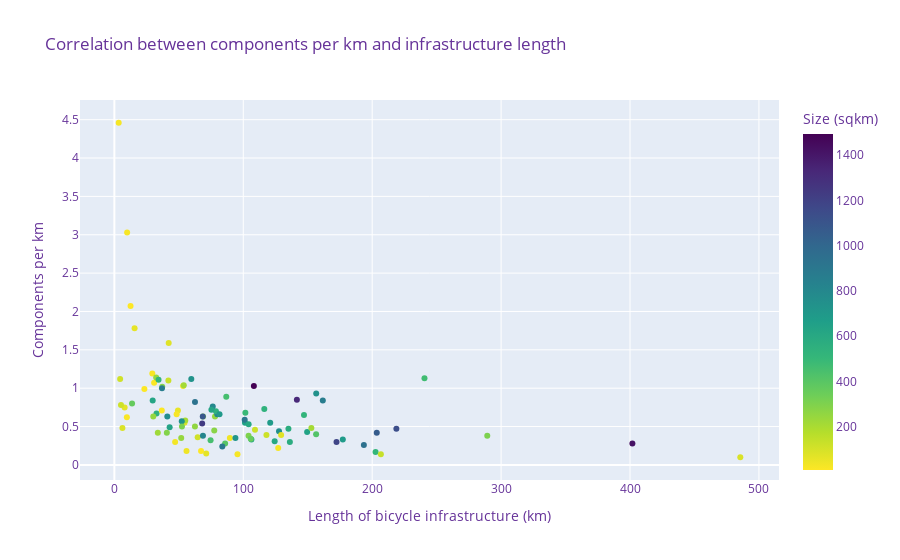
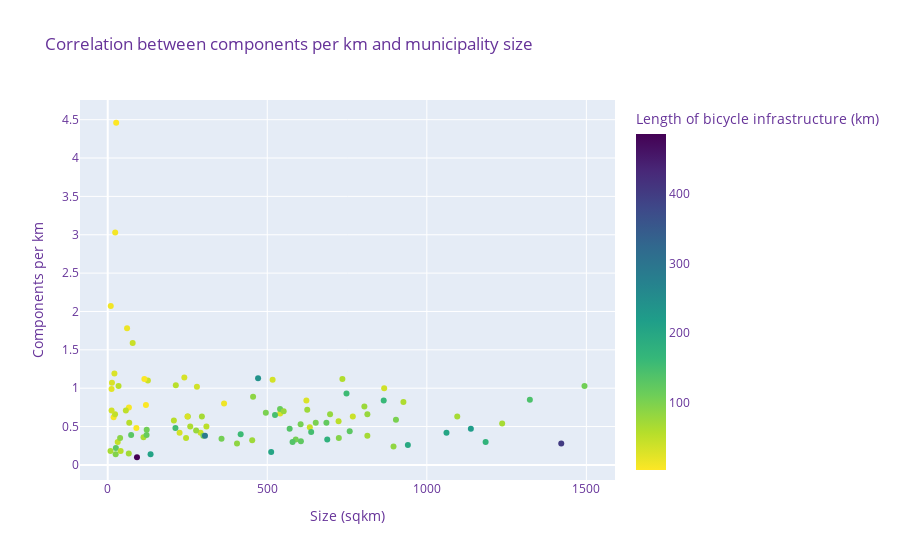
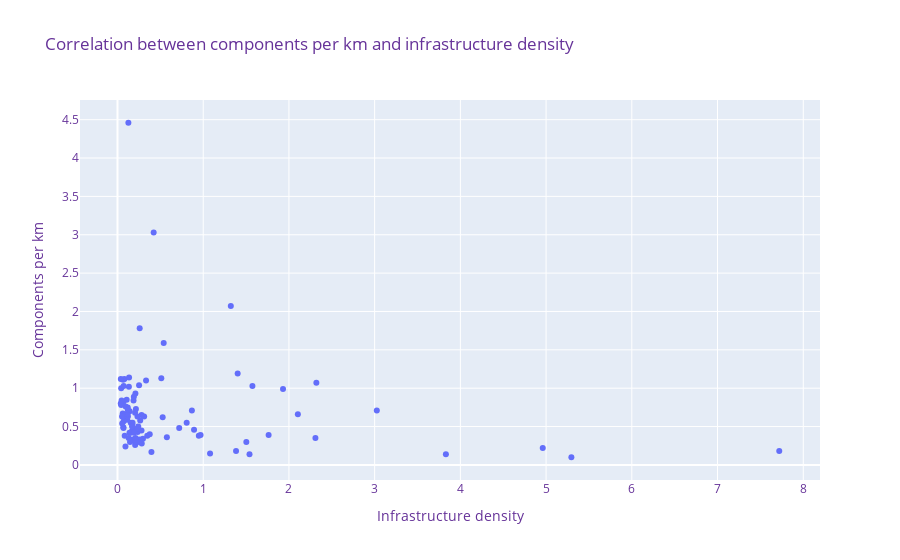

Notebook source saved alongside these figures, in order:
### Code cell
# Plot correlation between infrastructure length and no of componentsß
fig = px.scatter(
    muni_network_counts,
    x="infra_km",
    y="comp_per_km",
    title="Correlation between components per km and infrastructure length",
    hover_data=["name"],
    color="area_sqkm",
    color_continuous_scale="viridis_r",
    labels={
        "infra_km": "Length of bicycle infrastructure (km)",
        "component_count": "Number of disconnected components",
        "name": "Municipality",
        "area_sqkm": "Size (sqkm)",
        "comp_per_km": "Components per km",
    },
)

fig.update_layout(font=dict(size=12, color="RebeccaPurple"))
fig.show()

# Plot correlation between infrastructure length and no of componentsß
fig = px.scatter(
    muni_network_counts,
    x="area_sqkm",
    y="comp_per_km",
    title="Correlation between components per km and municipality size",
    hover_data=["name"],
    color="infra_km",
    color_continuous_scale="viridis_r",
    labels={
        "infra_km": "Length of bicycle infrastructure (km)",
        "component_count": "Number of disconnected components",
        "name": "Municipality",
        "area_sqkm": "Size (sqkm)",
        "comp_per_km": "Components per km",
    },
)

fig.update_layout(font=dict(size=12, color="RebeccaPurple"))
fig.show()

# Plot correlation between infrastructure length and no of componentsß
fig = px.scatter(
    muni_network_counts,
    x="infra_dens",
    y="comp_per_km",
    title="Correlation between components per km and infrastructure density",
    hover_data=["name"],
    # color="infra_km",
    # color_continuous_scale='viridis_r',
    labels={
        "infra_km": "Length of bicycle infrastructure (km)",
        "infra_dens": "Infrastructure density",
        "component_count": "Number of disconnected components",
        "name": "Municipality",
        "area_sqkm": "Size (sqkm)",
        "comp_per_km": "Components per km",
    },
)

fig.update_layout(font=dict(size=12, color="RebeccaPurple"))

fig.show()

### Figure 1 — Plotly figure (JSON) as saved in the notebook; plotly's stock layout.template omitted (floating-point values rounded to 4 significant figures)
{"data": [{"customdata": [["Aabenraa"], ["Aalborg"], ["Aarhus"], ["Albertslund"], ["Allerød"], ["Assens"], ["Ballerup"], ["Billund"], ["Bornholm"], ["Brøndby"], ["Brønderslev"], ["Dragør"], ["Egedal"], ["Esbjerg"], ["Faaborg-Midtfyn"], ["Fanø"], ["Favrskov"], ["Faxe"], ["Fredensborg"], ["Fredericia"], ["Frederiksberg"], ["Frederikshavn"], ["Frederikssund"], ["Furesø"], ["Gentofte"], ["Gladsaxe"], ["Glostrup"], ["Greve"], ["Gribskov"], ["Guldborgsund"], ["Haderslev"], ["Halsnæs"], ["Hedensted"], ["Helsingør"], ["Herlev"], ["Herning"], ["Hillerød"], ["Hjørring"], ["Holbæk"], ["Holstebro"], ["Horsens"], ["Hvidovre"], ["Høje-Taastrup"], ["Hørsholm"], ["Ikast-Brande"], ["Ishøj"], ["Jammerbugt"], ["Kalundborg"], ["Kerteminde"], ["Kolding"], ["København"], ["Køge"], ["Langeland"], ["Lejre"], ["Lemvig"], ["Lolland"], ["Lyngby-Taarbæk"], ["Læsø"], ["Mariagerfjord"], ["Middelfart"], ["Morsø"], ["Norddjurs"], ["Nordfyns"], ["Nyborg"], ["Næstved"], ["Odder"], ["Odense"], ["Odsherred"], ["Randers"], ["Rebild"], ["Ringkøbing-Skjern"], ["Ringsted"], ["Roskilde"], ["Rudersdal"], ["Rødovre"], ["Samsø"], ["Silkeborg"], ["Skanderborg"], ["Skive"], ["Slagelse"], ["Solrød"], ["Sorø"], ["Stevns"], ["Struer"], ["Svendborg"], ["Syddjurs"], ["Sønderborg"], ["Thisted"], ["Tårnby"], ["Tønder"], ["Vallensbæk"], ["Varde"], ["Vejen"], ["Vejle"], ["Vesthimmerlands"], ["Viborg"], ["Vordingborg"], ["Ærø"]], "hovertemplate": "Length of bicycle infrastructure (km)=%{x}<br>Components per km=%{y}<br>Municipality=%{customdata[0]}<br>Size (sqkm)=%{marker.color}<extra></extra>", "legendgroup": "", "marker": {"color": [940.6, 1138, 471.2, 23.44, 67.43, 512.2, 33.9, 540.2, 589.3, 20.99, 633.4, 18.41, 125.8, 758.3, 637.6, 66.41, 540.1, 405.1, 112.1, 134.3, 8.71, 651.9, 251.0, 56.8, 25.62, 24.93, 13.29, 60.62, 279.5, 903.3, 813.7, 122.2, 551.4, 121.7, 12.06, 1323.0, 213.4, 926.6, 579.2, 804.3, 524.3, 22.96, 78.2, 31.35, 735.4, 26.5, 866.4, 605.4, 207.3, 604.5, 91.7, 258.6, 290.9, 240.1, 516.7, 895.6, 38.8, 119.8, 724.2, 299.6, 364.6, 723.5, 452.8, 277.1, 685.3, 225.2, 304.8, 356.7, 748.2, 622.6, 1494.0, 295.1, 212.2, 73.38, 12.17, 114.8, 864.9, 455.6, 688.0, 570.1, 40.46, 309.3, 249.9, 245.5, 416.6, 696.8, 495.5, 1095.0, 65.99, 1184.0, 9.49, 1236.0, 813.7, 1062.0, 768.0, 1421.0, 625.3, 89.77], "coloraxis": "coloraxis", "symbol": "circle"}, "mode": "markers", "name": "", "orientation": "v", "showlegend": false, "type": "scatter", "x": [193.5, 218.8, 240.6, 9.894, 54.39, 202.6, 53.35, 32.69, 106.3, 29.43, 42.88, 9.694, 41.89, 127.7, 149.5, 7.959, 116.3, 85.92, 64.64, 206.7, 67.24, 101.3, 78.06, 49.3, 127.1, 95.51, 30.83, 15.69, 37.13, 101.1, 79.83, 109.1, 78.81, 118.0, 23.29, 141.6, 53.83, 62.55, 136.2, 76.32, 147.1, 48.31, 42.16, 47.13, 59.68, 3.367, 36.94, 124.3, 54.98, 104.1, 485.6, 62.52, 40.71, 32.42, 34.28, 83.73, 89.6, 5.13, 93.92, 104.1, 13.72, 52.3, 74.64, 77.49, 120.9, 33.71, 289.3, 105.8, 156.6, 29.73, 108.2, 68.78, 152.8, 129.4, 36.82, 4.484, 161.7, 86.82, 177.2, 135.0, 55.98, 52.44, 30.18, 51.86, 156.5, 81.58, 101.6, 68.59, 71.26, 172.3, 12.55, 68.12, 68.73, 203.6, 41.08, 401.9, 75.29, 6.247], "xaxis": "x", "y": [0.26, 0.47, 1.13, 3.03, 0.55, 0.17, 1.03, 0.67, 0.33, 1.19, 0.49, 0.62, 1.1, 0.44, 0.43, 0.75, 0.73, 0.28, 0.36, 0.14, 0.18, 0.55, 0.63, 0.71, 0.22, 0.14, 1.07, 1.78, 1.02, 0.59, 0.66, 0.46, 0.7, 0.39, 0.99, 0.85, 1.04, 0.82, 0.3, 0.76, 0.65, 0.66, 1.59, 0.3, 1.12, 4.46, 1, 0.31, 0.58, 0.53, 0.1, 0.5, 0.42, 1.14, 1.11, 0.24, 0.35, 0.78, 0.35, 0.38, 0.8, 0.57, 0.32, 0.45, 0.55, 0.42, 0.38, 0.34, 0.93, 0.84, 1.03, 0.63, 0.48, 0.39, 0.71, 1.12, 0.84, 0.89, 0.33, 0.47, 0.18, 0.5, 0.63, 0.35, 0.4, 0.66, 0.68, 0.63, 0.15, 0.3, 2.07, 0.54, 0.38, 0.42, 0.63, 0.28, 0.72, 0.48], "yaxis": "y"}], "layout": {"coloraxis": {"colorbar": {"title": {"text": "Size (sqkm)"}}, "colorscale": [[0, "#fde725"], [0.1111, "#b5de2b"], [0.2222, "#6ece58"], [0.3333, "#35b779"], [0.4444, "#1f9e89"], [0.5556, "#26828e"], [0.6667, "#31688e"], [0.7778, "#3e4989"], [0.8889, "#482878"], [1, "#440154"]]}, "font": {"color": "RebeccaPurple", "size": 12}, "legend": {"tracegroupgap": 0}, "title": {"text": "Correlation between components per km and infrastructure length"}, "xaxis": {"anchor": "y", "domain": [0, 1], "title": {"text": "Length of bicycle infrastructure (km)"}}, "yaxis": {"anchor": "x", "domain": [0, 1], "title": {"text": "Components per km"}}}}

### Figure 2 — Plotly figure (JSON) as saved in the notebook; plotly's stock layout.template omitted (floating-point values rounded to 4 significant figures)
{"data": [{"customdata": [["Aabenraa"], ["Aalborg"], ["Aarhus"], ["Albertslund"], ["Allerød"], ["Assens"], ["Ballerup"], ["Billund"], ["Bornholm"], ["Brøndby"], ["Brønderslev"], ["Dragør"], ["Egedal"], ["Esbjerg"], ["Faaborg-Midtfyn"], ["Fanø"], ["Favrskov"], ["Faxe"], ["Fredensborg"], ["Fredericia"], ["Frederiksberg"], ["Frederikshavn"], ["Frederikssund"], ["Furesø"], ["Gentofte"], ["Gladsaxe"], ["Glostrup"], ["Greve"], ["Gribskov"], ["Guldborgsund"], ["Haderslev"], ["Halsnæs"], ["Hedensted"], ["Helsingør"], ["Herlev"], ["Herning"], ["Hillerød"], ["Hjørring"], ["Holbæk"], ["Holstebro"], ["Horsens"], ["Hvidovre"], ["Høje-Taastrup"], ["Hørsholm"], ["Ikast-Brande"], ["Ishøj"], ["Jammerbugt"], ["Kalundborg"], ["Kerteminde"], ["Kolding"], ["København"], ["Køge"], ["Langeland"], ["Lejre"], ["Lemvig"], ["Lolland"], ["Lyngby-Taarbæk"], ["Læsø"], ["Mariagerfjord"], ["Middelfart"], ["Morsø"], ["Norddjurs"], ["Nordfyns"], ["Nyborg"], ["Næstved"], ["Odder"], ["Odense"], ["Odsherred"], ["Randers"], ["Rebild"], ["Ringkøbing-Skjern"], ["Ringsted"], ["Roskilde"], ["Rudersdal"], ["Rødovre"], ["Samsø"], ["Silkeborg"], ["Skanderborg"], ["Skive"], ["Slagelse"], ["Solrød"], ["Sorø"], ["Stevns"], ["Struer"], ["Svendborg"], ["Syddjurs"], ["Sønderborg"], ["Thisted"], ["Tårnby"], ["Tønder"], ["Vallensbæk"], ["Varde"], ["Vejen"], ["Vejle"], ["Vesthimmerlands"], ["Viborg"], ["Vordingborg"], ["Ærø"]], "hovertemplate": "Size (sqkm)=%{x}<br>Components per km=%{y}<br>Municipality=%{customdata[0]}<br>Length of bicycle infrastructure (km)=%{marker.color}<extra></extra>", "legendgroup": "", "marker": {"color": [193.5, 218.8, 240.6, 9.894, 54.39, 202.6, 53.35, 32.69, 106.3, 29.43, 42.88, 9.694, 41.89, 127.7, 149.5, 7.959, 116.3, 85.92, 64.64, 206.7, 67.24, 101.3, 78.06, 49.3, 127.1, 95.51, 30.83, 15.69, 37.13, 101.1, 79.83, 109.1, 78.81, 118.0, 23.29, 141.6, 53.83, 62.55, 136.2, 76.32, 147.1, 48.31, 42.16, 47.13, 59.68, 3.367, 36.94, 124.3, 54.98, 104.1, 485.6, 62.52, 40.71, 32.42, 34.28, 83.73, 89.6, 5.13, 93.92, 104.1, 13.72, 52.3, 74.64, 77.49, 120.9, 33.71, 289.3, 105.8, 156.6, 29.73, 108.2, 68.78, 152.8, 129.4, 36.82, 4.484, 161.7, 86.82, 177.2, 135.0, 55.98, 52.44, 30.18, 51.86, 156.5, 81.58, 101.6, 68.59, 71.26, 172.3, 12.55, 68.12, 68.73, 203.6, 41.08, 401.9, 75.29, 6.247], "coloraxis": "coloraxis", "symbol": "circle"}, "mode": "markers", "name": "", "orientation": "v", "showlegend": false, "type": "scatter", "x": [940.6, 1138, 471.2, 23.44, 67.43, 512.2, 33.9, 540.2, 589.3, 20.99, 633.4, 18.41, 125.8, 758.3, 637.6, 66.41, 540.1, 405.1, 112.1, 134.3, 8.71, 651.9, 251.0, 56.8, 25.62, 24.93, 13.29, 60.62, 279.5, 903.3, 813.7, 122.2, 551.4, 121.7, 12.06, 1323.0, 213.4, 926.6, 579.2, 804.3, 524.3, 22.96, 78.2, 31.35, 735.4, 26.5, 866.4, 605.4, 207.3, 604.5, 91.7, 258.6, 290.9, 240.1, 516.7, 895.6, 38.8, 119.8, 724.2, 299.6, 364.6, 723.5, 452.8, 277.1, 685.3, 225.2, 304.8, 356.7, 748.2, 622.6, 1494.0, 295.1, 212.2, 73.38, 12.17, 114.8, 864.9, 455.6, 688.0, 570.1, 40.46, 309.3, 249.9, 245.5, 416.6, 696.8, 495.5, 1095.0, 65.99, 1184.0, 9.49, 1236.0, 813.7, 1062.0, 768.0, 1421.0, 625.3, 89.77], "xaxis": "x", "y": [0.26, 0.47, 1.13, 3.03, 0.55, 0.17, 1.03, 0.67, 0.33, 1.19, 0.49, 0.62, 1.1, 0.44, 0.43, 0.75, 0.73, 0.28, 0.36, 0.14, 0.18, 0.55, 0.63, 0.71, 0.22, 0.14, 1.07, 1.78, 1.02, 0.59, 0.66, 0.46, 0.7, 0.39, 0.99, 0.85, 1.04, 0.82, 0.3, 0.76, 0.65, 0.66, 1.59, 0.3, 1.12, 4.46, 1, 0.31, 0.58, 0.53, 0.1, 0.5, 0.42, 1.14, 1.11, 0.24, 0.35, 0.78, 0.35, 0.38, 0.8, 0.57, 0.32, 0.45, 0.55, 0.42, 0.38, 0.34, 0.93, 0.84, 1.03, 0.63, 0.48, 0.39, 0.71, 1.12, 0.84, 0.89, 0.33, 0.47, 0.18, 0.5, 0.63, 0.35, 0.4, 0.66, 0.68, 0.63, 0.15, 0.3, 2.07, 0.54, 0.38, 0.42, 0.63, 0.28, 0.72, 0.48], "yaxis": "y"}], "layout": {"coloraxis": {"colorbar": {"title": {"text": "Length of bicycle infrastructure (km)"}}, "colorscale": [[0, "#fde725"], [0.1111, "#b5de2b"], [0.2222, "#6ece58"], [0.3333, "#35b779"], [0.4444, "#1f9e89"], [0.5556, "#26828e"], [0.6667, "#31688e"], [0.7778, "#3e4989"], [0.8889, "#482878"], [1, "#440154"]]}, "font": {"color": "RebeccaPurple", "size": 12}, "legend": {"tracegroupgap": 0}, "title": {"text": "Correlation between components per km and municipality size"}, "xaxis": {"anchor": "y", "domain": [0, 1], "title": {"text": "Size (sqkm)"}}, "yaxis": {"anchor": "x", "domain": [0, 1], "title": {"text": "Components per km"}}}}

### Figure 3 — Plotly figure (JSON) as saved in the notebook; plotly's stock layout.template omitted (floating-point values rounded to 4 significant figures)
{"data": [{"customdata": [["Aabenraa"], ["Aalborg"], ["Aarhus"], ["Albertslund"], ["Allerød"], ["Assens"], ["Ballerup"], ["Billund"], ["Bornholm"], ["Brøndby"], ["Brønderslev"], ["Dragør"], ["Egedal"], ["Esbjerg"], ["Faaborg-Midtfyn"], ["Fanø"], ["Favrskov"], ["Faxe"], ["Fredensborg"], ["Fredericia"], ["Frederiksberg"], ["Frederikshavn"], ["Frederikssund"], ["Furesø"], ["Gentofte"], ["Gladsaxe"], ["Glostrup"], ["Greve"], ["Gribskov"], ["Guldborgsund"], ["Haderslev"], ["Halsnæs"], ["Hedensted"], ["Helsingør"], ["Herlev"], ["Herning"], ["Hillerød"], ["Hjørring"], ["Holbæk"], ["Holstebro"], ["Horsens"], ["Hvidovre"], ["Høje-Taastrup"], ["Hørsholm"], ["Ikast-Brande"], ["Ishøj"], ["Jammerbugt"], ["Kalundborg"], ["Kerteminde"], ["Kolding"], ["København"], ["Køge"], ["Langeland"], ["Lejre"], ["Lemvig"], ["Lolland"], ["Lyngby-Taarbæk"], ["Læsø"], ["Mariagerfjord"], ["Middelfart"], ["Morsø"], ["Norddjurs"], ["Nordfyns"], ["Nyborg"], ["Næstved"], ["Odder"], ["Odense"], ["Odsherred"], ["Randers"], ["Rebild"], ["Ringkøbing-Skjern"], ["Ringsted"], ["Roskilde"], ["Rudersdal"], ["Rødovre"], ["Samsø"], ["Silkeborg"], ["Skanderborg"], ["Skive"], ["Slagelse"], ["Solrød"], ["Sorø"], ["Stevns"], ["Struer"], ["Svendborg"], ["Syddjurs"], ["Sønderborg"], ["Thisted"], ["Tårnby"], ["Tønder"], ["Vallensbæk"], ["Varde"], ["Vejen"], ["Vejle"], ["Vesthimmerlands"], ["Viborg"], ["Vordingborg"], ["Ærø"]], "hovertemplate": "Infrastructure density=%{x}<br>Components per km=%{y}<br>Municipality=%{customdata[0]}<extra></extra>", "legendgroup": "", "marker": {"color": "#636efa", "symbol": "circle"}, "mode": "markers", "name": "", "orientation": "v", "showlegend": false, "type": "scatter", "x": [0.206, 0.192, 0.511, 0.422, 0.807, 0.396, 1.574, 0.061, 0.18, 1.402, 0.068, 0.527, 0.333, 0.168, 0.235, 0.12, 0.215, 0.212, 0.576, 1.54, 7.72, 0.155, 0.311, 0.868, 4.961, 3.831, 2.32, 0.259, 0.133, 0.112, 0.098, 0.893, 0.143, 0.969, 1.931, 0.107, 0.252, 0.068, 0.235, 0.095, 0.281, 2.104, 0.539, 1.503, 0.081, 0.127, 0.043, 0.205, 0.265, 0.172, 5.295, 0.242, 0.14, 0.135, 0.066, 0.093, 2.309, 0.043, 0.13, 0.347, 0.038, 0.072, 0.165, 0.28, 0.176, 0.15, 0.949, 0.297, 0.209, 0.048, 0.072, 0.233, 0.72, 1.763, 3.025, 0.039, 0.187, 0.191, 0.258, 0.237, 1.383, 0.17, 0.121, 0.211, 0.376, 0.117, 0.205, 0.063, 1.08, 0.146, 1.322, 0.055, 0.084, 0.192, 0.053, 0.283, 0.12, 0.07], "xaxis": "x", "y": [0.26, 0.47, 1.13, 3.03, 0.55, 0.17, 1.03, 0.67, 0.33, 1.19, 0.49, 0.62, 1.1, 0.44, 0.43, 0.75, 0.73, 0.28, 0.36, 0.14, 0.18, 0.55, 0.63, 0.71, 0.22, 0.14, 1.07, 1.78, 1.02, 0.59, 0.66, 0.46, 0.7, 0.39, 0.99, 0.85, 1.04, 0.82, 0.3, 0.76, 0.65, 0.66, 1.59, 0.3, 1.12, 4.46, 1, 0.31, 0.58, 0.53, 0.1, 0.5, 0.42, 1.14, 1.11, 0.24, 0.35, 0.78, 0.35, 0.38, 0.8, 0.57, 0.32, 0.45, 0.55, 0.42, 0.38, 0.34, 0.93, 0.84, 1.03, 0.63, 0.48, 0.39, 0.71, 1.12, 0.84, 0.89, 0.33, 0.47, 0.18, 0.5, 0.63, 0.35, 0.4, 0.66, 0.68, 0.63, 0.15, 0.3, 2.07, 0.54, 0.38, 0.42, 0.63, 0.28, 0.72, 0.48], "yaxis": "y"}], "layout": {"font": {"color": "RebeccaPurple", "size": 12}, "legend": {"tracegroupgap": 0}, "title": {"text": "Correlation between components per km and infrastructure density"}, "xaxis": {"anchor": "y", "domain": [0, 1], "title": {"text": "Infrastructure density"}}, "yaxis": {"anchor": "x", "domain": [0, 1], "title": {"text": "Components per km"}}}}
